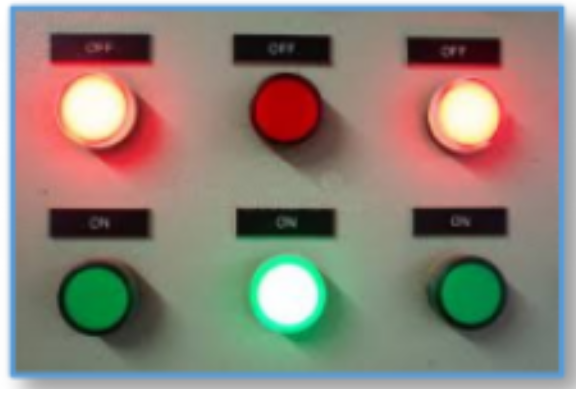
//> input picture Projeto01/painel.png, 583 x 395 px
$ ./main   (built with g++ and OpenCV 4)
//> lines starting //> are read from the running program, lines starting //| are printed output that depends on the picture; after the words box and inside, x2 and y2 are one past the last pixel; in counts of white or black regions, pixels touching at a corner belong together
#include <iostream>
#include <opencv2/core.hpp>
#include <opencv2/highgui.hpp>
#include<opencv2/imgproc.hpp>

#define BUTTON_ON 225

/**
 * @brief Detect circles in image using Hough transform
 *
 * @param img Image with draw representations
 * @param img_gray Gray source image
 * @param circles Circles found with Hough transform
 */
void detect_circles(cv::Mat img, cv::Mat img_gray, std::vector<cv::Vec3f> &circles);

/**
 * @brief Calculates attached buttons
 *
 * @param img Image with draw representations
 * @param img_gray Gray source image
 * @param circles Circles in image
 * @param circles_on Circles with attached buttons
 * @param show Choose whether information will be printed
 */
void calculate_circles_on(cv::Mat img, cv::Mat img_gray, std::vector<cv::Vec3f> circles, std::vector<cv::Vec3f> &circles_on, bool show=false);


int main(int argc, char **argv)
{
    //Declaring variables
    cv::Mat img;                                //Source image
    cv::Mat img_gray, img_edge, img_res;        //Image auxiliary
    std::vector<cv::Vec3f> circles, circles_on; //Vector with circles and circles with buttons attached
    std::vector<std::string> states;            //Buttons states

    //Creating windows
    cv::namedWindow("Imagem", cv::WINDOW_NORMAL);
    cv::namedWindow("Imagem resultante", cv::WINDOW_NORMAL);

    //Load and verify image
    img = cv::imread("painel.png", cv::IMREAD_COLOR);
//> img is the input picture: 395 rows x 583 cols, CV_8UC3; mean B, G, R 122, 132.1, 143.4
    if(!img.data)
    {
        std::cout << "[ERROR] Could not open image" << std::endl;
        return -1;
    }

    //Treat data
    cv::cvtColor(img, img_gray, cv::COLOR_BGR2GRAY);
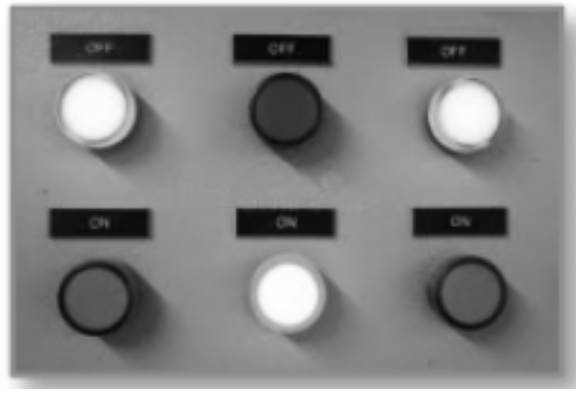
//> img_gray: 395 rows x 583 cols, CV_8UC1; min 6, max 255, mean 134.3
    img.copyTo(img_res);

    //Apply function to get circles with buttons attached
    detect_circles(img_res, img_gray, circles);
//> in detect_circles, `cv::HoughCircles(img_gray, circles, cv::HOUGH_GRADIENT, 1, img_gray.ro..`: circles = 6 circles (x, y, radius): [287.5, 293.5, 29.7], [93.5, 107.5, 31.3], [469.5, 292.5, 37.3], [463.5, 114.5, 36], [91.5, 298.5, 34.4], [283.5, 113.5, 41.7]
//> the loop in detect_circles, `for(auto i = 0; i < circles.size(); i++)` made 6 passes
//> after the loop in detect_circles, `for(auto i = 0; i < circles.size(); i++)`:
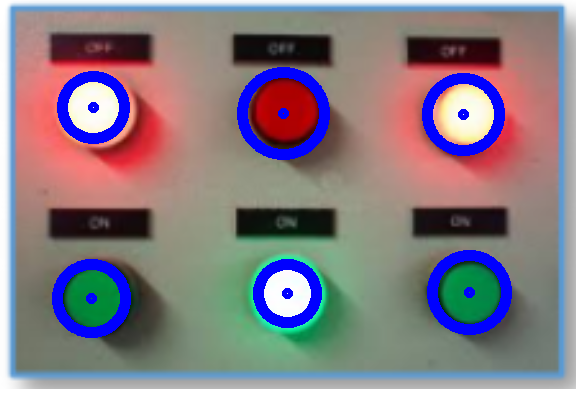
//> img: 395 rows x 583 cols, CV_8UC3; 6.51% of pixels changed, all inside (x1, y1, x2, y2) = (52, 67, 512, 338)
//> circles = 6 items: [287.5, 293.5, 29.7], [93.5, 107.5, 31.3], [469.5, 292.5, 37.3], [463.5, 114.5, 36], [91.5, 298.5, 34.4], [283.5, 113.5, 41.7]
    calculate_circles_on(img_res, img_gray, circles, circles_on);
//> the loop in calculate_circles_on, `for(auto circle : circles)` made 6 passes
//> (circle, x, y, radius, value) on passes 1 to 6: ([287.5, 293.5, 29.7], 287, 293, 29.7, 253), ([93.5, 107.5, 31.3], 93, 107, 31.3, 252), ([469.5, 292.5, 37.3], 469, 292, 37.3, 90), ([463.5, 114.5, 36], 463, 114, 36, 251), ([91.5, 298.5, 34.4], 91, 298, 34.4, 87), ([283.5, 113.5, 41.7], 283, 113, 41.7, 53)
//> after the loop in calculate_circles_on, `for(auto circle : circles)`:
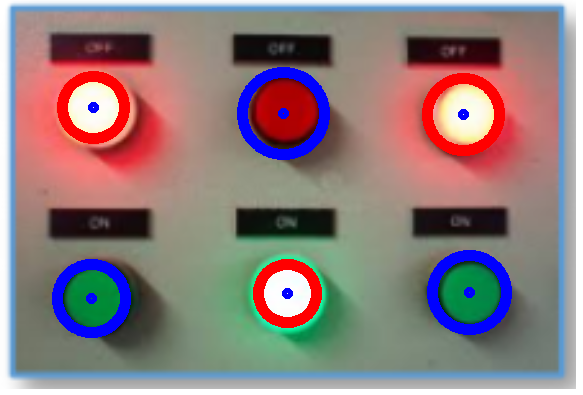
//> img: 395 rows x 583 cols, CV_8UC3; 2.88% of pixels changed, all inside (x1, y1, x2, y2) = (57, 71, 505, 328)
//> circles_on = 3 items: [287.5, 293.5, 29.7], [93.5, 107.5, 31.3], [463.5, 114.5, 36]

    //Checks if the attached button represents on or off
    //If the button is top falh of the image tge circuit on
    for(auto circle : circles_on)
        states.push_back( circle[0] > img.rows / 2 ? "Ligado" : "Desligado" );
//> this loop made 3 passes

    //Print circuit states
    std::cout << "[INFO] Estados dos botoes: ";
    for(auto state : states)
        std::cout << state << ", ";
//> this loop made 3 passes
//| Ligado, Desligado, Ligado,
    std::cout << "\b\b " << std::endl;

    //Show images
    cv::imshow("Imagem", img);                  //Source image
    cv::imshow("Imagem resultante", img_res);   //Image with draws

    //Finish program
    cv::waitKey(0);
    cv::destroyAllWindows();

    return 0;
}

void detect_circles(cv::Mat img, cv::Mat img_gray, std::vector<cv::Vec3f> &circles)
{
    cv::HoughCircles(img_gray, circles, cv::HOUGH_GRADIENT, 1, img_gray.rows / 16, 100, 40, 20, 130);
    for(auto i = 0; i < circles.size(); i++)
    {
        auto x = circles[i][0];
        auto y = circles[i][1];
        auto radius = circles[i][2];

        cv::circle(img, cv::Point(x, y), radius, cv::Scalar(255, 0, 0), 10);
        cv::circle(img, cv::Point(x, y), 3, cv::Scalar(255, 0, 0), 3);
    }
}


void calculate_circles_on(cv::Mat img, cv::Mat img_gray, std::vector<cv::Vec3f> circles, std::vector<cv::Vec3f> &circles_on, bool show)
{
    for(auto circle : circles)
    {
        int x = circle[0];
        int y = circle[1];
        auto radius = circle[2];

        auto value = img_gray.at<uint8_t>(y, x);

        if (show == true)
            std::cout << "[INFO] Pixel image with color " << value << std::endl;

        if(value > BUTTON_ON)
        {
            cv::circle(img, cv::Point(x, y), radius, cv::Scalar(0, 0, 255), 10);
            circles_on.push_back(circle);
        }
    }
}
